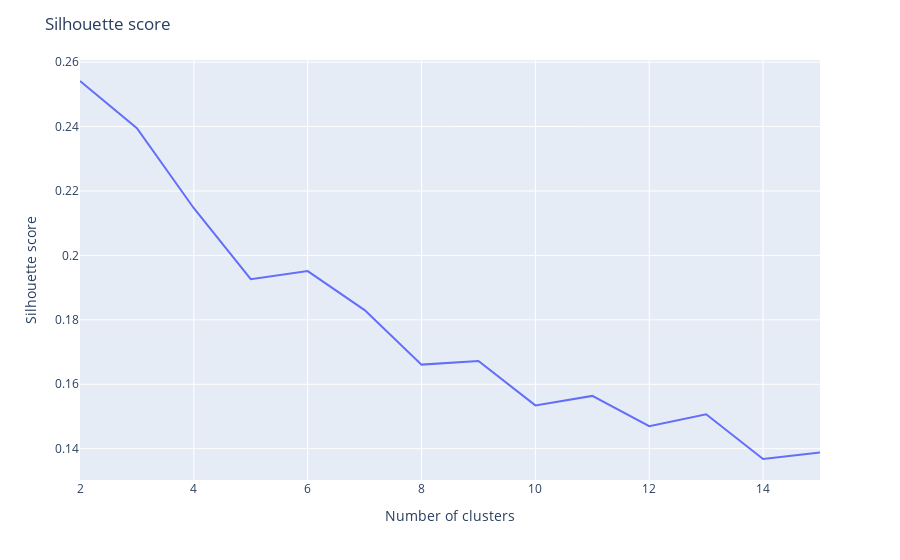

The notebook cell saved with this chart:
### Code cell
#Here we perform a silouhette score analysis to select a good number of cluster.
X = user_to_cat_first.values
y = 0

range_n_clusters = range(2, 15 + 1)
silhouette_score_list=[]
for n_clusters in range_n_clusters:
    clusterer = KMeans(n_clusters=n_clusters)
    clusterer.fit(X)
    cluster_labels = clusterer.labels_

    # The silhouette_score gives the average value for all the samples.
    # This gives a perspective into the density and separation of the formed
    # clusters
    silhouette_avg = silhouette_score(X, cluster_labels)
    silhouette_score_list.append(silhouette_avg)
    print(
        "For n_clusters =",
        n_clusters,
        "The average silhouette_score is :",
        silhouette_avg,
    )
fig=px.line(x=range_n_clusters,y=silhouette_score_list)
fig.update_layout(
    title="Silhouette score",
    xaxis_title="Number of clusters",
    yaxis_title="Silhouette score",
    legend_title="Silhouette score",)
fig.show()

### Figure 1 — Plotly figure (JSON) as saved in the notebook; plotly's stock layout.template omitted (floating-point values rounded to 4 significant figures)
{"data": [{"hovertemplate": "x=%{x}<br>y=%{y}<extra></extra>", "legendgroup": "", "line": {"color": "#636efa", "dash": "solid"}, "marker": {"symbol": "circle"}, "mode": "lines", "name": "", "orientation": "v", "showlegend": false, "type": "scatter", "x": [2, 3, 4, 5, 6, 7, 8, 9, 10, 11, 12, 13, 14, 15], "xaxis": "x", "y": [0.2541, 0.2395, 0.2146, 0.1926, 0.1951, 0.183, 0.1661, 0.1672, 0.1534, 0.1564, 0.147, 0.1507, 0.1368, 0.1388], "yaxis": "y"}], "layout": {"legend": {"title": {"text": "Silhouette score"}, "tracegroupgap": 0}, "margin": {"t": 60}, "title": {"text": "Silhouette score"}, "xaxis": {"anchor": "y", "domain": [0, 1], "title": {"text": "Number of clusters"}}, "yaxis": {"anchor": "x", "domain": [0, 1], "title": {"text": "Silhouette score"}}}}
